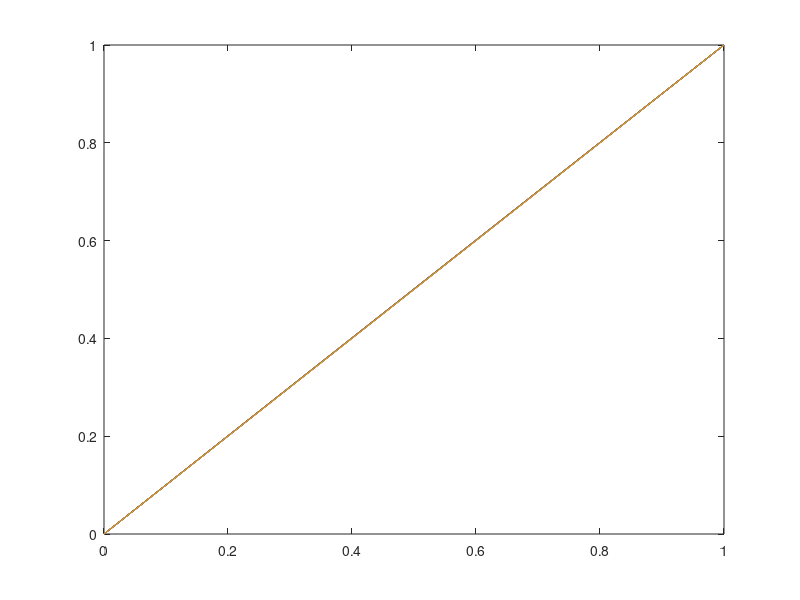

Write MATLAB code to recreate this figure.
lambda=0.5;
peclet_vec=[-0.01:0.001:0.01];
lambda=[0:0.001:1]
for (i=1:10)
    peclet=peclet_vec(i)
    peclet_val = (exp(peclet * lambda) - 1) ./ (exp(peclet) - 1);
    plot(lambda,peclet_val)
    hold on
   
end